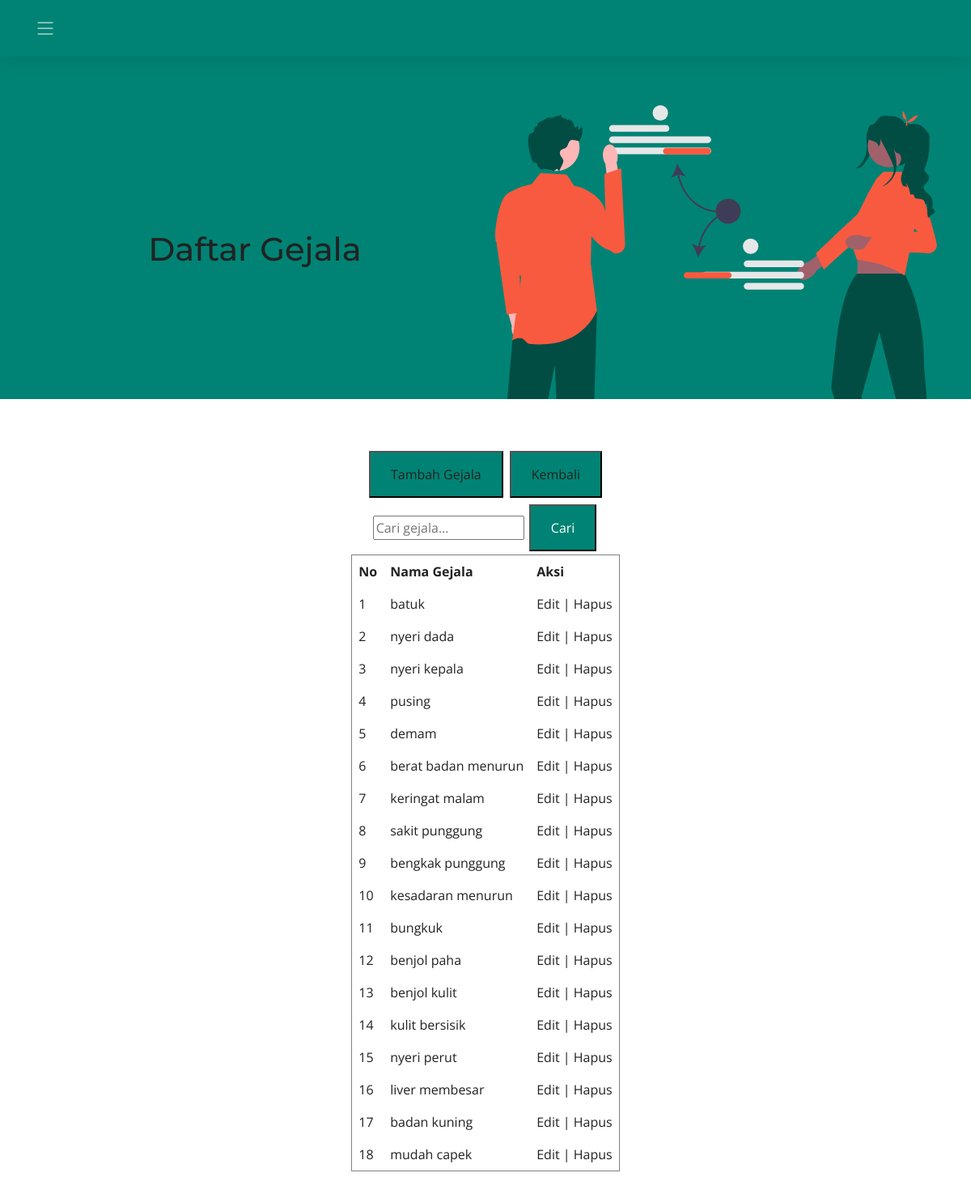
Screenshot of /admin/gejala (signed in) with the database file from the repository.
### tables this page shows
CREATE TABLE gejala (
            id INTEGER PRIMARY KEY AUTOINCREMENT,
            nama TEXT NOT NULL,
            deskripsi TEXT
        );

### app.py (the view)
@app.route('/admin/gejala')
def admin_list_gejala():
    if 'admin_id' not in session:
        return redirect(url_for('admin_login'))
    keyword = request.args.get('keyword', '')  # Ambil keyword dari parameter URL
    conn = sqlite3.connect('database.db')
    c = conn.cursor()
    if keyword:
        c.execute("SELECT id, nama FROM gejala WHERE nama LIKE ?", ('%' + keyword + '%',))
    else:
        c.execute("SELECT id, nama FROM gejala")
    gejalas = [{'id': row[0], 'nama': row[1]} for row in c.fetchall()]
    conn.close()
    return render_template('admin/admin_list_gejala.html', gejalas=gejalas)

### templates/admin/admin_list_gejala.html (shortened to what this page needs)
<!DOCTYPE html>
<html lang="en">
<head>
<link href="{{ url_for('static', filename='vendor/bootstrap/css/bootstrap.min.css') }}" rel="stylesheet">
<link href="{{ url_for('static', filename='vendor/bootstrap-icons/bootstrap-icons.css') }}" rel="stylesheet">
<link href="{{ url_for('static', filename='vendor/aos/aos.css') }}" rel="stylesheet">
<link href="{{ url_for('static', filename='vendor/glightbox/css/glightbox.min.css') }}" rel="stylesheet">
<link href="{{ url_for('static', filename='vendor/swiper/swiper-bundle.min.css') }}" rel="stylesheet">
  <link rel="stylesheet" href="{{ url_for('static', filename='css/main.css') }}">
</head>
<body>
  <header id="header" class="header d-flex align-items-center">
    <div class="container-fluid container-xl d-flex align-items-center justify-content-between">
      <i class="mobile-nav-toggle mobile-nav-show bi bi-list"></i>
    </div>
  </header>
    <section id="hero" class="hero">
      <div class="container position-relative">
        <div class="row gy-5" data-aos="fade-in">
          <div class="col-lg-6 order-2 order-lg-1 d-flex flex-column justify-content-center text-center text-lg-start">
            <center><h1>Daftar Gejala</h1></center>
          </div>
          <div class="col-lg-6 order-1 order-lg-2">
            <img src="static/img/hero-img.svg" class="img-fluid" alt="" data-aos="zoom-out" data-aos-delay="100">
          </div>
        </div>
      </div>
    </section>
  <main id="main">
<section id="about" class="about">
    <div class="container" data-aos="fade-up">
      <div class="col-lg-8" style="margin: auto;">
          <center><button><a href="{{ url_for('admin_add_gejala') }}">Tambah Gejala</a></button>
          <button><a href="{{ url_for('admin_dashboard') }}">Kembali</a></button>
          <form method="get">
            <input type="text" name="keyword" placeholder="Cari gejala...">
            <button type="submit">Cari</button>
          </form>
          <table border="1" cellpadding="8" cellspacing="0">
            <thead>
              <tr>
                <th>No</th>
                <th>Nama Gejala</th>
                <th>Aksi</th>
              </tr>
            </thead>
            <tbody>
              {% for gejala in gejalas %}
              <tr>
                <td>{{ loop.index }}</td>
                <td>{{ gejala['nama'] }}</td>
                <td>
                  <a href="{{ url_for('admin_edit_gejala', id=gejala['id']) }}">Edit</a> |
                  <a href="{{ url_for('admin_delete_gejala', id=gejala['id']) }}" onclick="return confirm('Yakin ingin menghapus gejala ini?')">Hapus</a>
                </td>
              </tr>
              {% endfor %}
            </tbody>
          </table></center>
      </div>
    </div>
  </section>
  </main>
</body>
</html>

### static/css/main.css (style rules this page uses)
:root { --font-default: "Open Sans", system-ui, -apple-system, "Segoe UI", Roboto, "Helvetica Neue", Arial, "Noto Sans", "Liberation Sans", sans-serif, "Apple Color Emoji", "Segoe UI Emoji", "Segoe UI Symbol", "Noto Color Emoji"; --font-primary: "Montserrat", sans-serif; --font-secondary: "Poppins", sans-serif; }
:root { --color-default: #222222; --color-primary: #008374; --color-secondary: #f85a40; }
:root { scroll-behavior: smooth; }
body { font-family: var(--font-default); color: var(--color-default); }
a { color: var(--color-default); text-decoration: none; }
h1, h2, h3, h4, h5, h6 { font-family: var(--font-primary); }
section { padding: 60px 0; overflow: hidden; scroll-margin-top: 70px; overflow: clip; }
.header { transition: all 0.5s; z-index: 997; height: 90px; background-color: var(--color-primary); }
.header.sticked { position: fixed; top: 0; right: 0; left: 0; height: 70px; box-shadow: 0px 2px 20px rgba(0, 0, 0, 0.1); }
.sticked-header-offset { margin-top: 70px; }
@media (max-width: 1279px) { .mobile-nav-show { color: rgba(255, 255, 255, 0.6); font-size: 28px; cursor: pointer; line-height: 0; transition: 0.5s; z-index: 9999; margin-right: 10px; } }
.hero { width: 100%; position: relative; background: var(--color-primary); padding: 60px 0 0 0; }
button { background-color: var(--color-primary); color: rgb(255, 255, 255); padding: 15px 25px; text-align: center; text-decoration: none; display: inline-block; font-size: 16px; margin: 4px 2px; cursor: pointer; }

### rows the page displays
gejala: nama "batuk"
gejala: nama "nyeri dada"
gejala: nama "nyeri kepala"
gejala: nama "pusing"
gejala: nama "demam"
gejala: nama "berat badan menurun"
gejala: nama "keringat malam"
gejala: nama "sakit punggung"
gejala: nama "bengkak punggung"
gejala: nama "kesadaran menurun"
gejala: nama "bungkuk"
gejala: nama "benjol paha"
gejala: nama "benjol kulit"
gejala: nama "kulit bersisik"
gejala: nama "nyeri perut"
gejala: nama "liver membesar"
gejala: nama "badan kuning"
gejala: nama "mudah capek"
